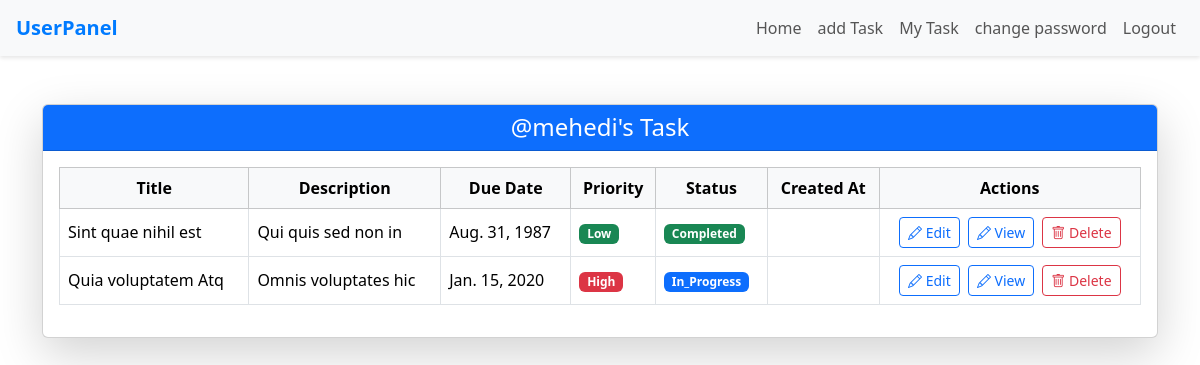
/taskList/ (signed in), run on an earlier commit of the app's database.
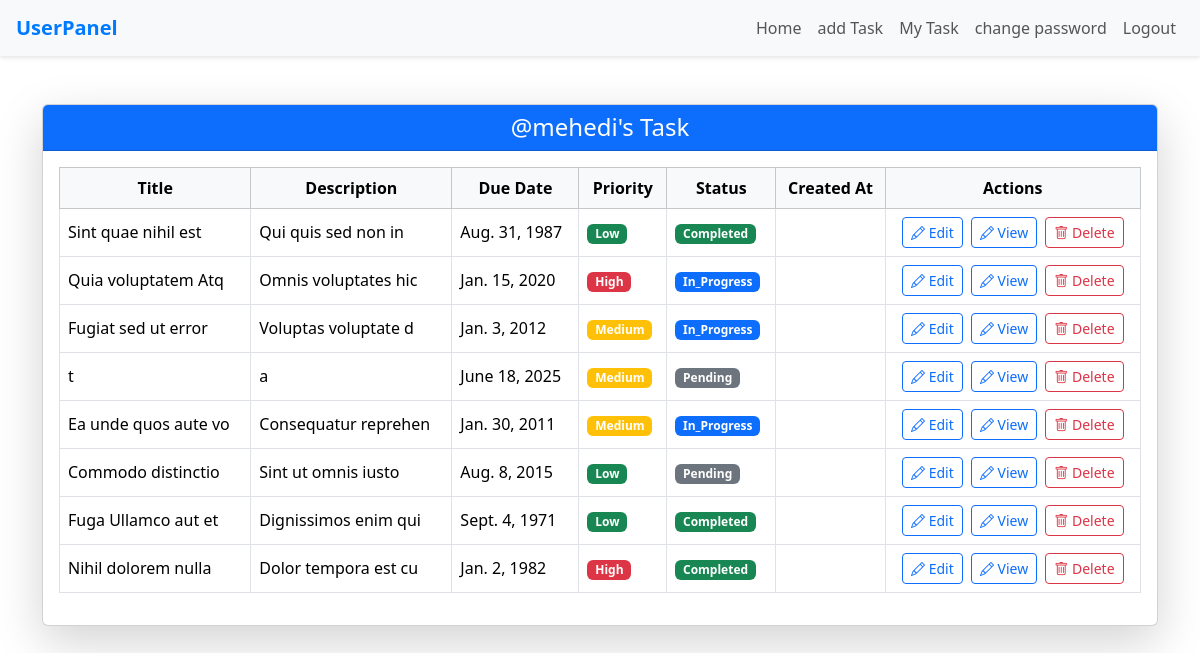
And on a later commit of the database.
### task_app/models.py (models this page shows)
class taskModel(models.Model):
    my=[
        ('pending','Pending'),
        ('in_progress','InProgress'),
        ('completed','Completed'),
    ]
    user = models.ForeignKey(CustumUserModel, on_delete=models.CASCADE, null=True)
    title = models.CharField(max_length=100, null=True)
    description = models.TextField(null=True)
    due_date = models.DateField(null=True)
    priority = models.CharField(choices=[('low','Low'),('medium','Medium'),('high','High')], max_length=100, null=True)
    status = models.CharField(choices=my, max_length=100, null=True)

### task_app/views.py (the view)
# urls.py: path('taskList/', taskList, name='taskList'),
@login_required
def taskList(request):
    taskData = taskModel.objects.filter(user = request.user )
    return render(request, 'taskList.html', {'tasks': taskData})

### task_app/templates/taskList.html
{% extends 'master.html' %}
{% block body %}
<div class="container py-5">
  <div class="card shadow-lg">
    <div class="card-header bg-primary text-white">
      <h4 class="mb-0 text-center">@{{user.username}}'s Task</h4>
    </div>
    <div class="card-body table-responsive">
      <table class="table table-bordered table-hover align-middle">
        <thead class="table-light text-center">
          <tr>
            <th>Title</th>
            <th>Description</th>
            <th>Due Date</th>
            <th>Priority</th>
            <th>Status</th>
            <th>Created At</th>
            <th>Actions</th>
          </tr>
        </thead>
        <tbody>
          {% for task in tasks %}
          <tr>
            <td>{{ task.title }}</td>
            <td>{{ task.description}}</td>
            <td>{{ task.due_date }}</td>
            <td>
              <span class="badge bg-{% if task.priority == 'high' %}danger{% elif task.priority == 'medium' %}warning{% else %}success{% endif %}">
                {{ task.priority|title }}
              </span>
            </td>
            <td>
              <span class="badge bg-{% if task.status == 'completed' %}success{% elif task.status == 'in_progress' %}primary{% else %}secondary{% endif %}">
                {{ task.status|title }}
              </span>
            </td>
            <td>{{ task.created_at|date:"M d, Y H:i" }}</td>
            <td class="text-center">
              <a href="{% url 'editTask' task.id %}" class="btn btn-sm btn-outline-primary me-1">
                <i class="bi bi-pencil"></i> Edit
              </a>
              <a href="{% url 'viewTask' task.id %}" class="btn btn-sm btn-outline-primary me-1">
                <i class="bi bi-pencil"></i> View
              </a>
              <a href="{% url 'deleteTask' task.id %}" class="btn btn-sm btn-outline-danger" onclick="return confirm('Are you sure you want to delete this task?');">
                <i class="bi bi-trash"></i> Delete
              </a>
            </td>
          </tr>
          {% empty %}
          <tr>
            <td colspan="7" class="text-center text-muted">No tasks found.</td>
          </tr>
          {% endfor %}
        </tbody>
      </table>
    </div>
  </div>
</div>
{% endblock %}

What changed in the data, as far as the page shows it:
added taskModel: title "Fugiat sed ut error", description "Voluptas voluptate d", due_date "Jan. 3, 2012", priority "Medium", status "In_Progress"
added taskModel: title "t", description "a", due_date "June 18, 2025", priority "Medium", status "Pending"
added taskModel: title "Ea unde quos aute vo", description "Consequatur reprehen", due_date "Jan. 30, 2011", priority "Medium", status "In_Progress"
added taskModel: title "Commodo distinctio", description "Sint ut omnis iusto", due_date "Aug. 8, 2015", priority "Low", status "Pending"
added taskModel: title "Fuga Ullamco aut et", description "Dignissimos enim qui", due_date "Sept. 4, 1971", priority "Low", status "Completed"
added taskModel: title "Nihil dolorem nulla", description "Dolor tempora est cu", due_date "Jan. 2, 1982", priority "High", status "Completed"
